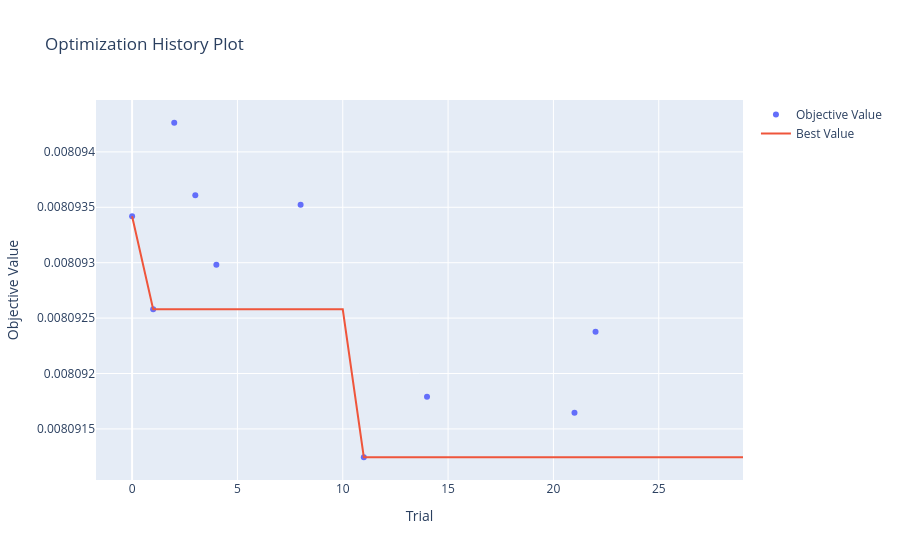
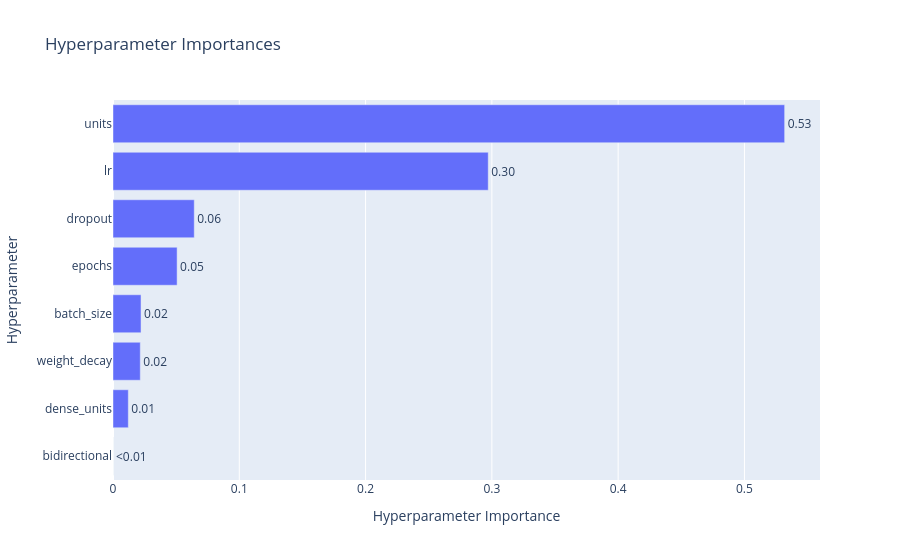

Notebook source saved alongside these figures, in order:
### Code cell
study = results[0]["study"]

vis.plot_optimization_history(study).show()
vis.plot_param_importances(study).show()

### Figure 1 — Plotly figure (JSON) as saved in the notebook; plotly's stock layout.template omitted (floating-point values rounded to 4 significant figures)
{"data": [{"mode": "markers", "name": "Objective Value", "x": [0, 1, 2, 3, 4, 8, 11, 14, 21, 22], "y": [0.008093, 0.008093, 0.008094, 0.008094, 0.008093, 0.008094, 0.008091, 0.008092, 0.008092, 0.008092], "type": "scatter"}, {"mode": "lines", "name": "Best Value", "x": [0, 1, 2, 3, 4, 5, 6, 7, 8, 9, 10, 11, 12, 13, 14, 15, 16, 17, 18, 19, 20, 21, 22, 23, 24, 25, 26, 27, 28, 29], "y": [0.008093, 0.008093, 0.008093, 0.008093, 0.008093, 0.008093, 0.008093, 0.008093, 0.008093, 0.008093, 0.008093, 0.008091, 0.008091, 0.008091, 0.008091, 0.008091, 0.008091, 0.008091, 0.008091, 0.008091, 0.008091, 0.008091, 0.008091, 0.008091, 0.008091, 0.008091, 0.008091, 0.008091, 0.008091, 0.008091], "type": "scatter"}, {"marker": {"color": "#cccccc"}, "mode": "markers", "name": "Infeasible Trial", "showlegend": false, "x": [], "y": [], "type": "scatter"}], "layout": {"title": {"text": "Optimization History Plot"}, "xaxis": {"title": {"text": "Trial"}}, "yaxis": {"title": {"text": "Objective Value"}}}}

### Figure 2 — Plotly figure (JSON) as saved in the notebook; plotly's stock layout.template omitted (floating-point values rounded to 4 significant figures)
{"data": [{"cliponaxis": false, "hovertemplate": ["bidirectional (CategoricalDistribution): 0.0<extra></extra>", "dense_units (IntDistribution): 0.012121343682535656<extra></extra>", "weight_decay (FloatDistribution): 0.021605519176499156<extra></extra>", "batch_size (CategoricalDistribution): 0.022195284776222794<extra></extra>", "epochs (IntDistribution): 0.050764788230689306<extra></extra>", "dropout (FloatDistribution): 0.0643390178672095<extra></extra>", "lr (FloatDistribution): 0.2971304206064433<extra></extra>", "units (IntDistribution): 0.5318436256604004<extra></extra>"], "name": "Objective Value", "orientation": "h", "text": ["<0.01", "0.01", "0.02", "0.02", "0.05", "0.06", "0.30", "0.53"], "textposition": "outside", "x": [0.0, 0.01212, 0.02161, 0.0222, 0.05076, 0.06434, 0.2971, 0.5318], "y": ["bidirectional", "dense_units", "weight_decay", "batch_size", "epochs", "dropout", "lr", "units"], "type": "bar"}], "layout": {"title": {"text": "Hyperparameter Importances"}, "xaxis": {"title": {"text": "Hyperparameter Importance"}}, "yaxis": {"title": {"text": "Hyperparameter"}}}}
